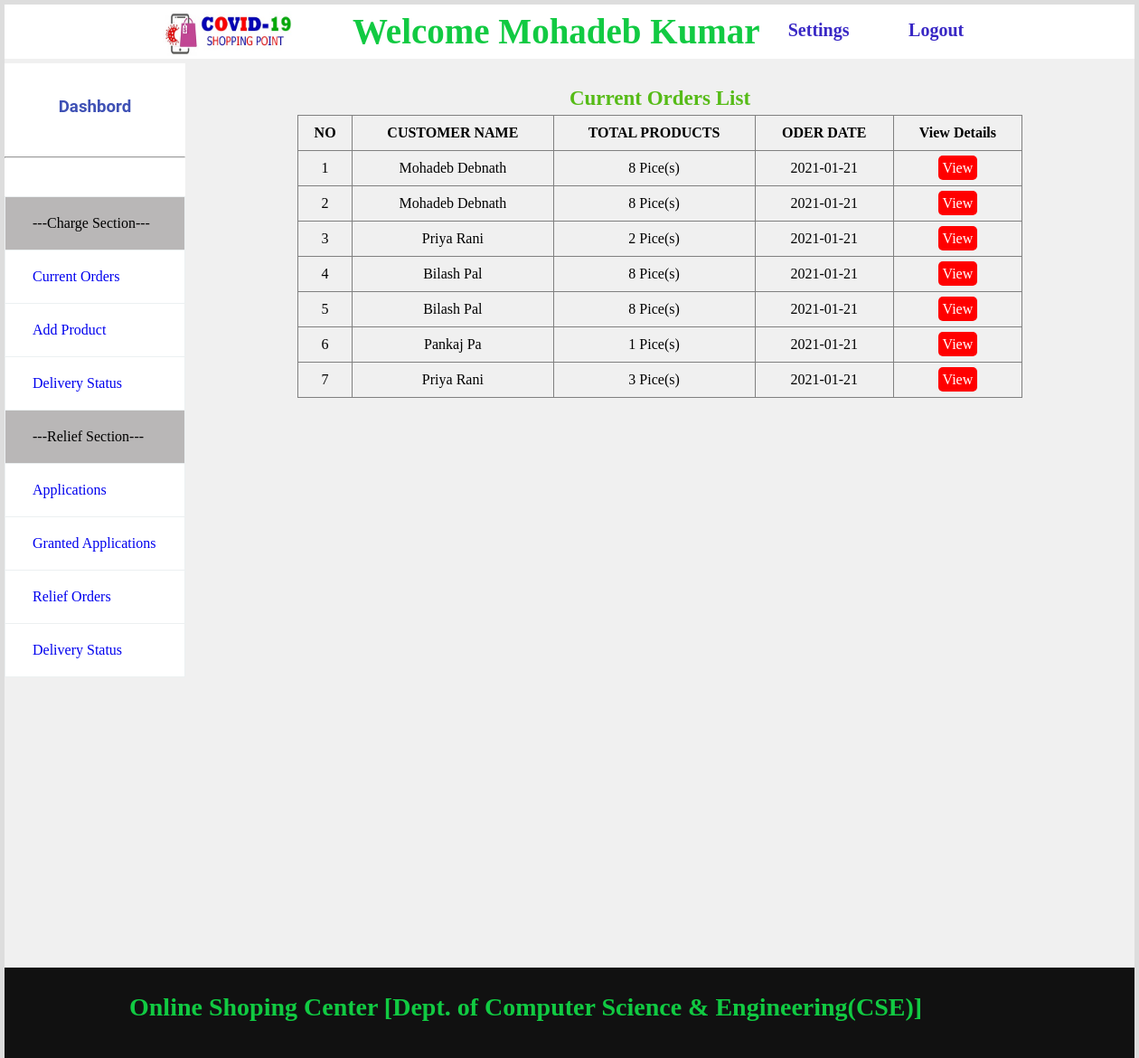
Before: /admin/index.php (signed in) with the older database file.
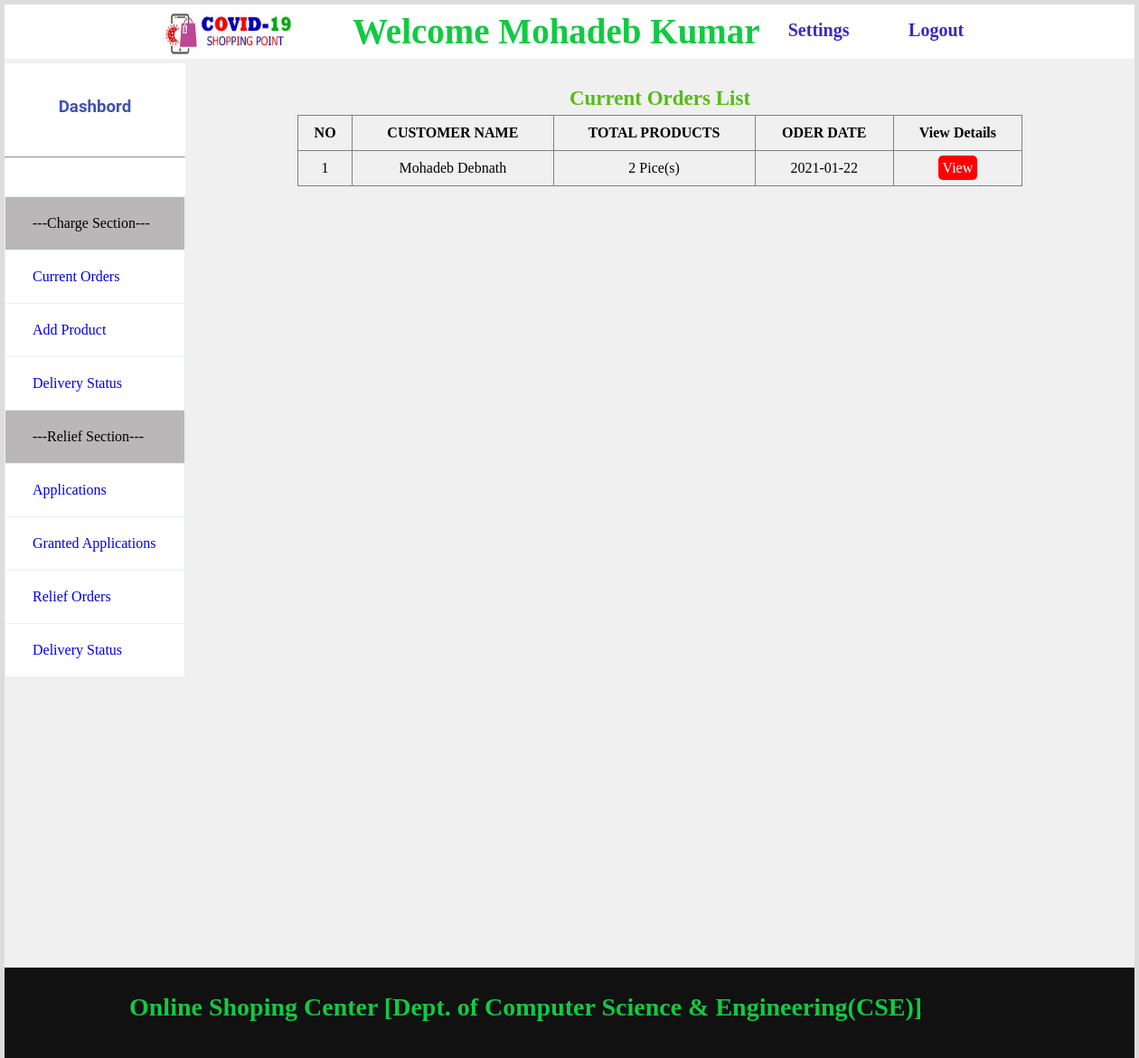
After: the same page with the newer database file.
### tables this page shows
CREATE TABLE `charge_order_customer_list` (
  `REG_NAME` varchar(100) DEFAULT NULL,
  `REG_PHONE` varchar(20) DEFAULT NULL,
  `ODR_NAME` varchar(100) DEFAULT NULL,
  `TOTAL_ODR_PRODUCT` int(11) DEFAULT NULL,
  `PRICED` varchar(10) DEFAULT NULL,
  `ODR_DATE` date DEFAULT NULL
);

### admin/index.php (the view, shortened to what this page needs)
<?php
	include("dbconnection.inc.php");
?>
<!DOCTYPE html>
<html>
	<head>
		<link rel="stylesheet" href="css/style.css"/>
	</head>
	<body class="back">
		<div>
			<header>
				<?php
					include("topbar.inc.php");
				?>
			</header>
				<div style="height: 1000px;">
				<?php
					include("sidebar.inc.php");
				?>
					<div class="added_product_div">
					?><br/>
					<table style="width: 802px; text-align:center;" border="1px">
					<caption>Current Orders List</caption>
						<tr>
							<th>NO</th>
							<th>CUSTOMER NAME</th>
							<th>TOTAL PRODUCTS</th>
							<th>ODER DATE</th>
							<th>View Details</th>
						</tr>
						<?php
							$sql="SELECT* FROM charge_order_customer_list";
							$res=$con->query($sql);
							if($res->num_rows>0)
							{
								$i=0;
								while($r=$res->fetch_assoc())
								{
									$i++;
									echo"
									<tr>
										<td>{$i}</td>
										<td>{$r["ODR_NAME"]}</td>
										<td>{$r["TOTAL_ODR_PRODUCT"]} Pice(s)</td>
										<td>{$r["ODR_DATE"]}</td>
										<td><a href='charge_customer_details.php?cname={$r["REG_NAME"]} && cphone={$r["REG_PHONE"]}' class='btnRemove'>View</a></td>
									</tr>
									";
								}
							}
						?>
						</table><br/>
					</div>
					</div>
			<footer>
				<?php
					include("footer.inc.php");
				?>
			</footer>
		</div>
	</body>
</html>

Changed rows visible on the page:
removed charge_order_customer_list: ODR_NAME "Mohadeb Debnath", TOTAL_ODR_PRODUCT "8", ODR_DATE "2021-01-21"
removed charge_order_customer_list: ODR_NAME "Mohadeb Debnath", TOTAL_ODR_PRODUCT "8", ODR_DATE "2021-01-21"
removed charge_order_customer_list: ODR_NAME "Priya Rani", TOTAL_ODR_PRODUCT "2", ODR_DATE "2021-01-21"
removed charge_order_customer_list: ODR_NAME "Bilash Pal", TOTAL_ODR_PRODUCT "8", ODR_DATE "2021-01-21"
removed charge_order_customer_list: ODR_NAME "Bilash Pal", TOTAL_ODR_PRODUCT "8", ODR_DATE "2021-01-21"
removed charge_order_customer_list: ODR_NAME "Pankaj Pa", TOTAL_ODR_PRODUCT "1", ODR_DATE "2021-01-21"
removed charge_order_customer_list: ODR_NAME "Priya Rani", TOTAL_ODR_PRODUCT "3", ODR_DATE "2021-01-21"
added charge_order_customer_list: ODR_NAME "Mohadeb Debnath", TOTAL_ODR_PRODUCT "2", ODR_DATE "2021-01-22"
